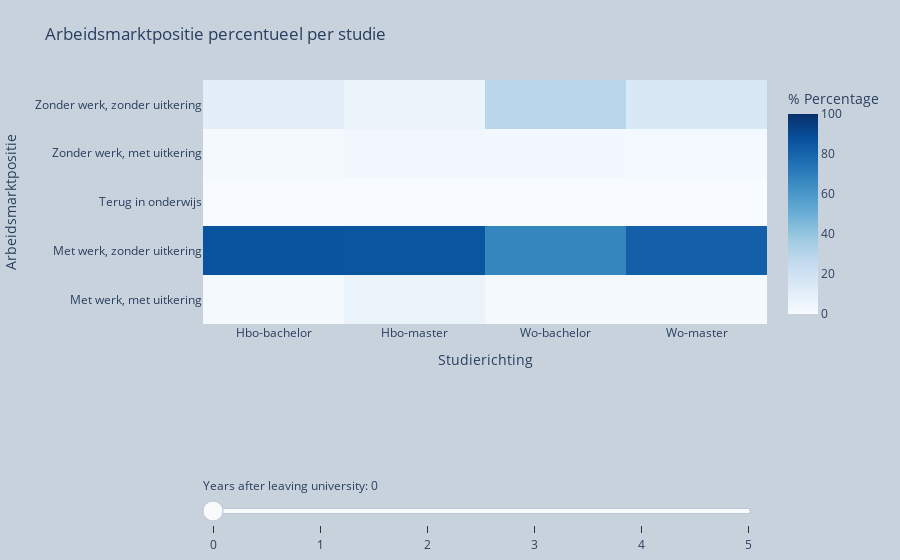

Notebook code cell kept with this figure:
### Code cell
fig = go.Figure()

studies = ['']

for i in data:
    heatmap_data = i.pivot_table(values='Percentage degree level', index='Arbeidsmarktpositie', columns='Uitstromers ho met en zonder diploma', aggfunc='sum')
    heatmap_annotations = heatmap_data.map(lambda x: '{:.0f}%'.format(x))
    tracey = go.Heatmap(
        z=heatmap_data.values,
        x=heatmap_data.columns.tolist(),
        y=heatmap_data.index.tolist(),
        colorscale='Blues',
        zmin=0,
        zmax=100,
        visible=False,
        colorbar=dict(
            title='% Percentage',  
            tickformat='%d%',
        ),
        hoverongaps=False,
        hoverinfo='text+x',
        text=heatmap_annotations.values.tolist()
    )
    fig.add_trace(tracey)

fig.data[0].visible = True

layout = go.Layout(
    title='Arbeidsmarktpositie percentueel per studie',
    xaxis=go.layout.XAxis(
        title='Studierichting',
    ),
    yaxis=go.layout.YAxis(
        title='Arbeidsmarktpositie',
    )
)

steps = []
for i in range(len(fig.data)):
    step = dict(
        method="restyle",
        args=["visible", [False] * len(fig.data)],
        label=str(i),
    )
    step["args"][1][i] = True  # Toggle i'th trace to "visible"
    steps.append(step)

sliders = [dict(
    active=0,
    currentvalue={"prefix": "Years after leaving university: "},
    pad={"t": 50},
    steps=steps
)]

fig.update_layout(
    sliders=sliders
)

fig.update_layout(layout)

fig.update_layout(margin=dict(l=20, r=20, t=80, b=10),paper_bgcolor="rgb(200, 210, 220, 1)")
fig['layout']['sliders'][0]['pad']=dict(r=10, t=150,)

fig.show()

### Figure 1 — Plotly figure (JSON) as saved in the notebook; plotly's stock layout.template omitted (floating-point values rounded to 4 significant figures)
{"data": [{"colorbar": {"tickformat": "%d%", "title": {"text": "% Percentage"}}, "colorscale": [[0, "rgb(247,251,255)"], [0.125, "rgb(222,235,247)"], [0.25, "rgb(198,219,239)"], [0.375, "rgb(158,202,225)"], [0.5, "rgb(107,174,214)"], [0.625, "rgb(66,146,198)"], [0.75, "rgb(33,113,181)"], [0.875, "rgb(8,81,156)"], [1, "rgb(8,48,107)"]], "hoverinfo": "text+x", "hoverongaps": false, "text": [["2%", "6%", "1%", "1%"], ["87%", "86%", "67%", "82%"], ["0%", "0%", "0%", "0%"], ["1%", "3%", "2%", "2%"], ["10%", "6%", "29%", "15%"]], "type": "heatmap", "visible": true, "x": ["Hbo-bachelor", "Hbo-master", "Wo-bachelor", "Wo-master"], "y": ["Met werk, met uitkering", "Met werk, zonder uitkering", "Terug in onderwijs", "Zonder werk, met uitkering", "Zonder werk, zonder uitkering"], "z": [[1.704, 5.556, 1.296, 1.472], [86.69, 86.11, 67.49, 81.62], [0, 0, 0, 0], [1.376, 2.778, 2.376, 1.766], [10.23, 5.556, 28.83, 15.14]], "zmax": 100, "zmin": 0}, {"colorbar": {"tickformat": "%d%", "title": {"text": "% Percentage"}}, "colorscale": [[0, "rgb(247,251,255)"], [0.125, "rgb(222,235,247)"], [0.25, "rgb(198,219,239)"], [0.375, "rgb(158,202,225)"], [0.5, "rgb(107,174,214)"], [0.625, "rgb(66,146,198)"], [0.75, "rgb(33,113,181)"], [0.875, "rgb(8,81,156)"], [1, "rgb(8,48,107)"]], "hoverinfo": "text+x", "hoverongaps": false, "text": [["2%", "3%", "1%", "1%"], ["87%", "89%", "40%", "90%"], ["5%", "0%", "45%", "1%"], ["1%", "0%", "2%", "1%"], ["4%", "3%", "10%", "4%"]], "type": "heatmap", "visible": false, "x": ["Hbo-bachelor", "Hbo-master", "Wo-bachelor", "Wo-master"], "y": ["Met werk, met uitkering", "Met werk, zonder uitkering", "Terug in onderwijs", "Zonder werk, met uitkering", "Zonder werk, zonder uitkering"], "z": [[1.988, 2.778, 1.08, 1.472], [86.63, 88.89, 39.85, 90.33], [4.632, 0, 45.46, 0.9251], [1.442, 0, 1.944, 1.43], [4.348, 2.778, 9.611, 4.415]], "zmax": 100, "zmin": 0}, {"colorbar": {"tickformat": "%d%", "title": {"text": "% Percentage"}}, "colorscale": [[0, "rgb(247,251,255)"], [0.125, "rgb(222,235,247)"], [0.25, "rgb(198,219,239)"], [0.375, "rgb(158,202,225)"], [0.5, "rgb(107,174,214)"], [0.625, "rgb(66,146,198)"], [0.75, "rgb(33,113,181)"], [0.875, "rgb(8,81,156)"], [1, "rgb(8,48,107)"]], "hoverinfo": "text+x", "hoverongaps": false, "text": [["1%", "3%", "1%", "1%"], ["86%", "89%", "37%", "91%"], ["7%", "3%", "52%", "1%"], ["2%", "0%", "2%", "2%"], ["3%", "3%", "6%", "3%"]], "type": "heatmap", "visible": false, "x": ["Hbo-bachelor", "Hbo-master", "Wo-bachelor", "Wo-master"], "y": ["Met werk, met uitkering", "Met werk, zonder uitkering", "Terug in onderwijs", "Zonder werk, met uitkering", "Zonder werk, zonder uitkering"], "z": [[1.464, 2.778, 0.6479, 1.135], [85.84, 88.89, 37.47, 90.58], [6.795, 2.778, 51.94, 1.346], [1.529, 0, 1.836, 1.514], [3.037, 2.778, 6.371, 2.986]], "zmax": 100, "zmin": 0}, {"colorbar": {"tickformat": "%d%", "title": {"text": "% Percentage"}}, "colorscale": [[0, "rgb(247,251,255)"], [0.125, "rgb(222,235,247)"], [0.25, "rgb(198,219,239)"], [0.375, "rgb(158,202,225)"], [0.5, "rgb(107,174,214)"], [0.625, "rgb(66,146,198)"], [0.75, "rgb(33,113,181)"], [0.875, "rgb(8,81,156)"], [1, "rgb(8,48,107)"]], "hoverinfo": "text+x", "hoverongaps": false, "text": [["1%", "6%", "0%", "1%"], ["85%", "83%", "37%", "90%"], ["8%", "3%", "53%", "2%"], ["2%", "0%", "2%", "1%"], ["2%", "3%", "4%", "3%"]], "type": "heatmap", "visible": false, "x": ["Hbo-bachelor", "Hbo-master", "Wo-bachelor", "Wo-master"], "y": ["Met werk, met uitkering", "Met werk, zonder uitkering", "Terug in onderwijs", "Zonder werk, met uitkering", "Zonder werk, zonder uitkering"], "z": [[1.355, 5.556, 0.432, 1.093], [84.92, 83.33, 37.37, 90.29], [8.368, 2.778, 53.46, 1.556], [1.529, 0, 1.62, 1.472], [2.447, 2.778, 4.104, 2.691]], "zmax": 100, "zmin": 0}, {"colorbar": {"tickformat": "%d%", "title": {"text": "% Percentage"}}, "colorscale": [[0, "rgb(247,251,255)"], [0.125, "rgb(222,235,247)"], [0.25, "rgb(198,219,239)"], [0.375, "rgb(158,202,225)"], [0.5, "rgb(107,174,214)"], [0.625, "rgb(66,146,198)"], [0.75, "rgb(33,113,181)"], [0.875, "rgb(8,81,156)"], [1, "rgb(8,48,107)"]], "hoverinfo": "text+x", "hoverongaps": false, "text": [["6%", "19%", "3%", "4%"], ["79%", "67%", "35%", "87%"], ["9%", "3%", "54%", "2%"], ["2%", "0%", "2%", "2%"], ["2%", "0%", "3%", "2%"]], "type": "heatmap", "visible": false, "x": ["Hbo-bachelor", "Hbo-master", "Wo-bachelor", "Wo-master"], "y": ["Met werk, met uitkering", "Met werk, zonder uitkering", "Terug in onderwijs", "Zonder werk, met uitkering", "Zonder werk, zonder uitkering"], "z": [[6.139, 19.44, 3.456, 3.869], [79.31, 66.67, 34.56, 87.05], [9.373, 2.778, 54.32, 1.892], [2.141, 0, 2.052, 1.976], [1.639, 0, 3.24, 2.229]], "zmax": 100, "zmin": 0}, {"colorbar": {"tickformat": "%d%", "title": {"text": "% Percentage"}}, "colorscale": [[0, "rgb(247,251,255)"], [0.125, "rgb(222,235,247)"], [0.25, "rgb(198,219,239)"], [0.375, "rgb(158,202,225)"], [0.5, "rgb(107,174,214)"], [0.625, "rgb(66,146,198)"], [0.75, "rgb(33,113,181)"], [0.875, "rgb(8,81,156)"], [1, "rgb(8,48,107)"]], "hoverinfo": "text+x", "hoverongaps": false, "text": [["3%", "11%", "2%", "2%"], ["82%", "75%", "36%", "89%"], ["10%", "3%", "56%", "2%"], ["2%", "0%", "2%", "2%"], ["2%", "0%", "3%", "2%"]], "type": "heatmap", "visible": false, "x": ["Hbo-bachelor", "Hbo-master", "Wo-bachelor", "Wo-master"], "y": ["Met werk, met uitkering", "Met werk, zonder uitkering", "Terug in onderwijs", "Zonder werk, met uitkering", "Zonder werk, zonder uitkering"], "z": [[3.015, 11.11, 2.052, 2.061], [81.95, 75, 35.75, 88.6], [10.27, 2.778, 55.62, 2.187], [1.573, 0, 1.62, 1.598], [1.704, 0, 2.916, 2.229]], "zmax": 100, "zmin": 0}], "layout": {"margin": {"b": 10, "l": 20, "r": 20, "t": 80}, "paper_bgcolor": "rgb(200, 210, 220, 1)", "sliders": [{"active": 0, "currentvalue": {"prefix": "Years after leaving university: "}, "pad": {"r": 10, "t": 150}, "steps": [{"args": ["visible", [true, false, false, false, false, false]], "label": "0", "method": "restyle"}, {"args": ["visible", [false, true, false, false, false, false]], "label": "1", "method": "restyle"}, {"args": ["visible", [false, false, true, false, false, false]], "label": "2", "method": "restyle"}, {"args": ["visible", [false, false, false, true, false, false]], "label": "3", "method": "restyle"}, {"args": ["visible", [false, false, false, false, true, false]], "label": "4", "method": "restyle"}, {"args": ["visible", [false, false, false, false, false, true]], "label": "5", "method": "restyle"}]}], "title": {"text": "Arbeidsmarktpositie percentueel per studie"}, "xaxis": {"title": {"text": "Studierichting"}}, "yaxis": {"title": {"text": "Arbeidsmarktpositie"}}}}
